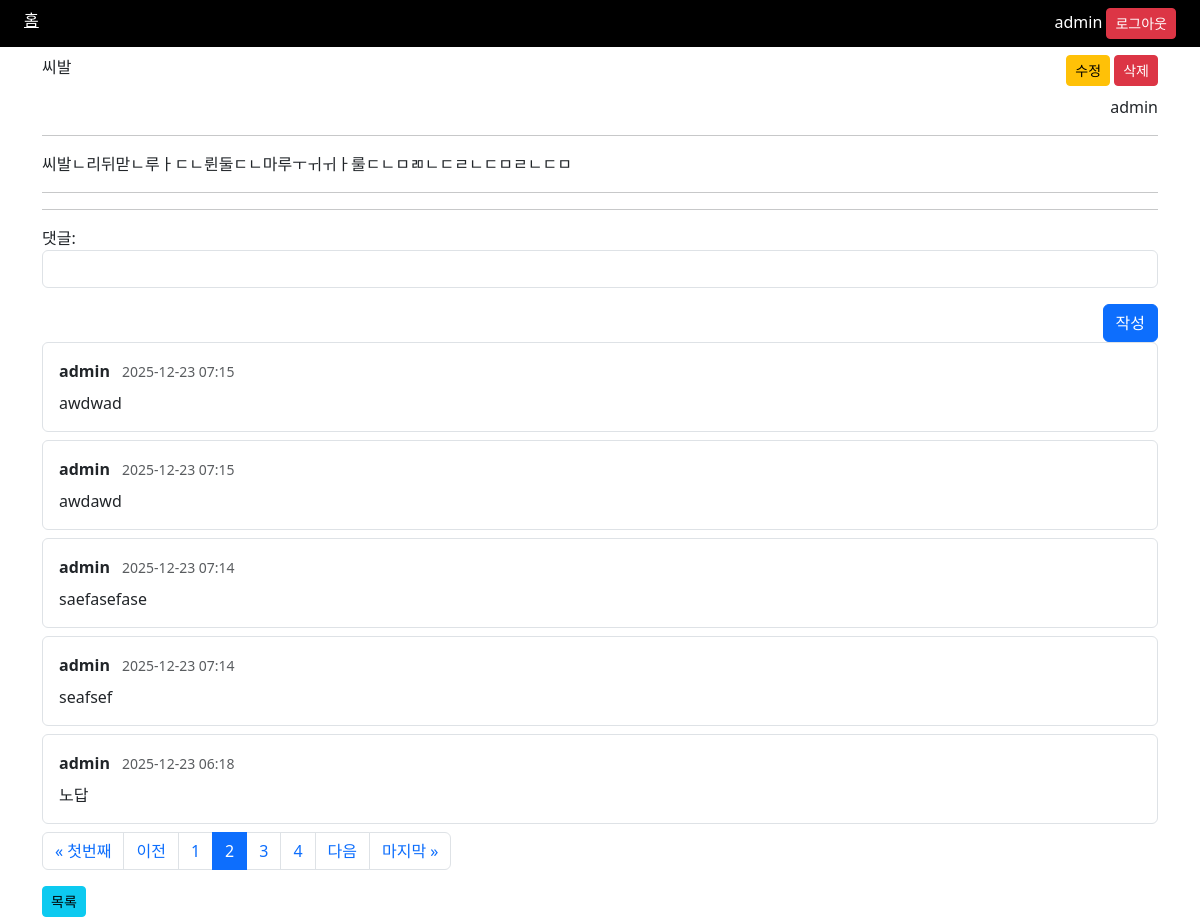
The page /53/?page=2 (signed in) on the database its author committed.
### blog/models.py (models this page shows, shortened)
class Blog(TimestampModel):
    CATEGORY_CHOICES = (
        ('free', '자유'),
        ('travel', '여행'),
        ('cat', '고양이'),
        ('dog', '강아지'),
    )
    category = models.CharField('카테고리', max_length=10, choices=CATEGORY_CHOICES)
    title = models.CharField('제목', max_length=100)
    content = models.TextField('본문')
    author = models.ForeignKey(User, on_delete=models.CASCADE)
    class Meta:
        verbose_name = '블로그'
        verbose_name_plural = '블로그 목록'

class Comment(TimestampModel):
    blog = models.ForeignKey(Blog, on_delete=models.CASCADE)
    content = models.CharField('본문', max_length=255)
    author = models.ForeignKey(User, on_delete=models.CASCADE)
    class Meta:
        verbose_name = '댓글'
        verbose_name_plural = '댓글 목록'
    ...

### blog/cb_views.py (the view, shortened to what this page needs)
# urls.py: path('<int:id>/', cb_views.BlogDetailView.as_view(), name='detail'),
class BlogDetailView(ListView):
    model = Comment
    template_name = 'blog_detail.html'
    paginate_by = 5
    pk_url_kwarg = 'id'
    def get(self, request, *args, **kwargs):
        self.object = get_object_or_404(Blog, id=kwargs.get('id'))
        return super().get(request, *args, **kwargs)
    def get_queryset(self):
        return self.model.objects.filter(blog=self.object).order_by("-id").select_related('author')
    def get_context_data(self, **kwargs):
        context = super().get_context_data(**kwargs)
        context['comment_form'] = CommentForm()
        context['blog'] = self.object
        return context

### blog/forms.py
class CommentForm(forms.ModelForm):
    class Meta:
        model = Comment
        fields = ('content',)
        widgets = {
            'content' : forms.TextInput(attrs={'class' : 'form-control'})
        }
        labels = {
            'content' : '댓글'
        }

### templates/blog_detail.html (shortened to what this page needs)
{% extends 'base.html' %}
{% block content %}
    <div class="mt-2 d-flex justify-content-between">
        <p>{{ blog.title }}</p>
        {% if request.user == blog.author %}
            <div>
                <a class="btn btn-sm btn-warning" href="{% url 'blog:update' blog.pk %}">수정</a>
                <form action="{% url 'blog:delete' blog.pk %}" method="post" style="display:inline-block;">
                    <button class="btn btn-sm btn-danger">삭제</button>
                </form>
            </div>
        {% endif %}
    </div>
    <div style="text-align: right">{{ blog.author.username }}</div>
    <hr>
    <p>{{ blog.content }}</p>
    <hr>
    <hr>
    {% if request.user.is_authenticated %}
        <form method="POST">
            {{ comment_form.as_p }}
            <div class="text-end">
                <button class="btn btn-primary">작성</button>
            </div>
        </form>
        {% for c in object_list %}
          <div class="border rounded p-3 mb-2">
            <div class="d-flex justify-content-between">
              <div>
                <strong>{{ c.author.username }}</strong>
                <small class="text-muted ms-2">{{ c.created_at|date:"Y-m-d H:i" }}</small>
              </div>
            </div>
            <div class="mt-2">
              {{ c.content|linebreaksbr }}
            </div>
          </div>
        {% empty %}
          <p class="text-muted">첫 댓글을 남겨보세요.</p>
        {% endfor %}
    {% endif %}
    {% include 'pagination.html' %}
    <a class="btn btn-sm btn-info" href="{% url 'blog:list' %}">목록</a>
{% endblock %}

### templates/base.html (shortened to what this page needs)
{% load static %}
<!doctype html>
<html lang="en">
<head>
    <link href="{% static 'css/bootstrap.css' %}" rel="stylesheet">
</head>
<body>
    <nav class="d-flex justify-content-between py-2 px-4 bg-black text-white">
        <div>
            <a class="text-dacoration-none text-white" href="{% url 'blog:list' %}">홈</a>
        </div>
        <div style="text-align: right;">
            {% if request.user.is_authenticated %}
                {{ request.user.username }}
                <form action="{% url 'logout' %}" method="post" style="display: inline;" class="d-inline">
                    <button class="btn btn-danger btn-sm">로그아웃</button>
                </form>
            {% else %}
                <a href="{% url 'signup' %}">회원가입</a>
                <a href="{% url 'login' %}">로그인</a>
            {% endif %}
        </div>
    </nav>
    <div class="container">
        {% block content %}{% endblock %}
    </div>
</body>
</html>

### rows shown on the page
Blog: title "씨발", author.username "admin", content "씨발ㄴ리뒤맏ㄴ루ㅏㄷㄴ륀둘ㄷㄴ마루ㅜㅟㅟㅏ룰ㄷㄴㅁㄻㄴㄷㄹㄴㄷㅁㄹㄴㄷㅁ"
Comment: author.username "admin", created_at "2025-12-23 07:15", content "awdwad"
Comment: author.username "admin", created_at "2025-12-23 07:15", content "awdawd"
Comment: author.username "admin", created_at "2025-12-23 07:14", content "saefasefase"
Comment: author.username "admin", created_at "2025-12-23 07:14", content "seafsef"
Comment: author.username "admin", created_at "2025-12-23 06:18", content "노답"

### other values the page prints
{{ request.user.username }} "admin"
{{ i }} "1" "3" "4"
{{ i }} "2"
